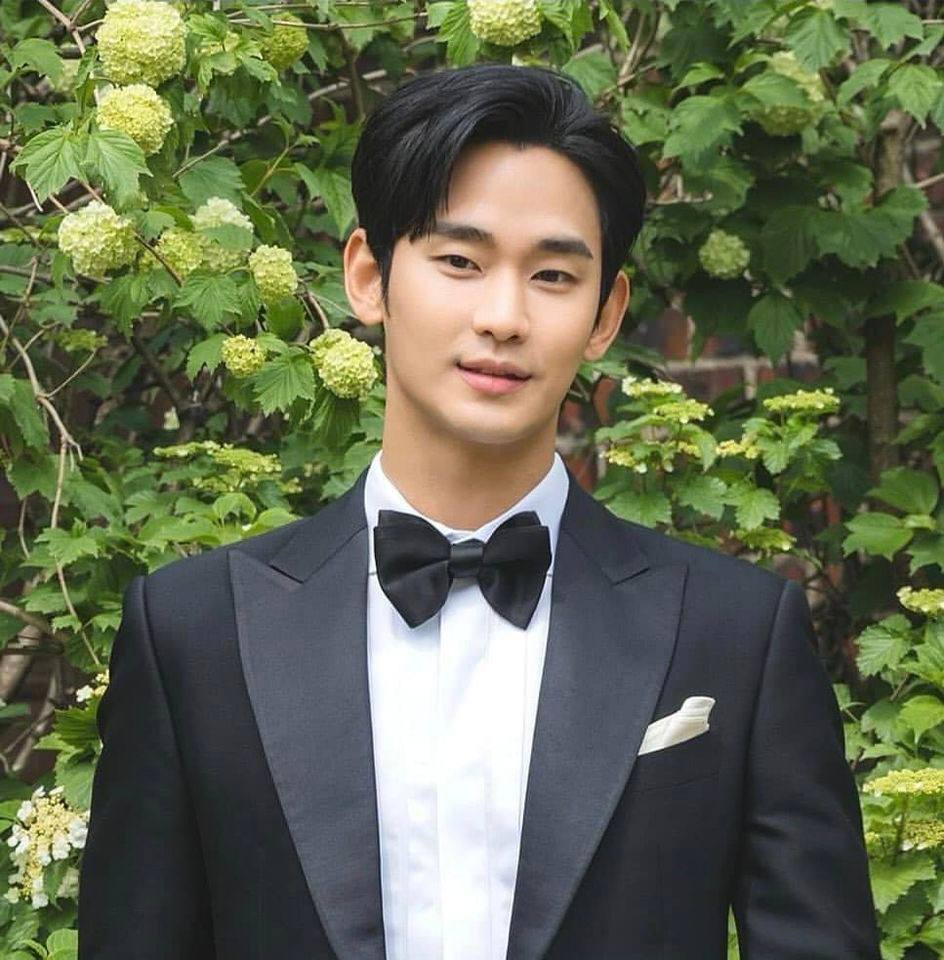
#> input picture idol.jpg, 944 x 960 px
$ python gambartoarraywarna.py
#> lines starting #> are read from the running program, lines starting #| are printed output that depends on the picture
from PIL import Image
image = Image.open("idol.jpg")  # ganti ke gambar yang diinginkan
#> image is the input picture: PIL image 944x960 RGB; mean R, G, B 98.3, 105.1, 79.2
image = image.resize((120, 120))
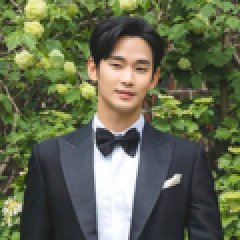
#> image: PIL image 120x120 RGB (shown 2 times larger); mean R, G, B 98.3, 105.1, 79.2
image = image.convert("RGB")
width, height = image.size
#> width = 120; height = 120
pixels = image.load()
colors = [[None for _ in range(width)] for _ in range(height)]
for y in range(height):
    for x in range(width):
        r, g, b = pixels[x, y]
        colors[y][x] = "#" + format(r, "02x") + format(g, "02x") + format(b, "02x")
#> after the loop, colors = 120 items
print(colors)
#> (printed output is left out)
